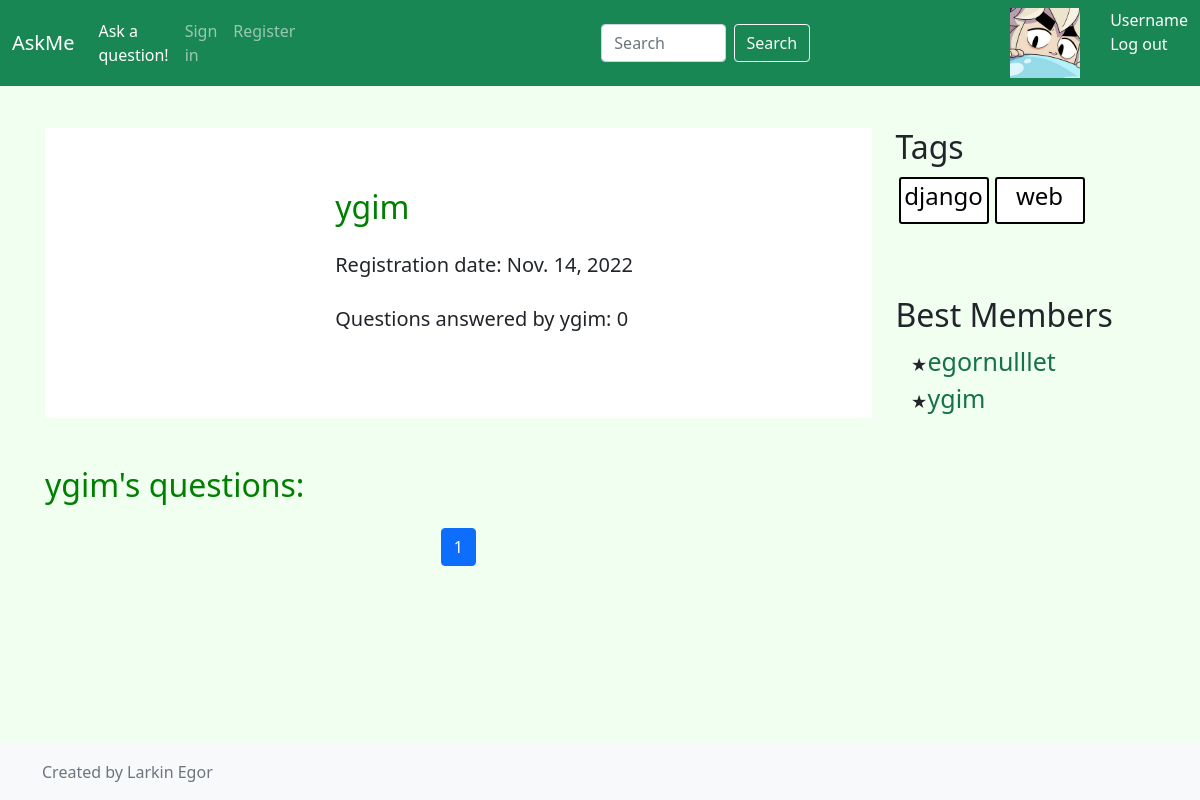
/profile/2/, run on an earlier commit of the app's database.
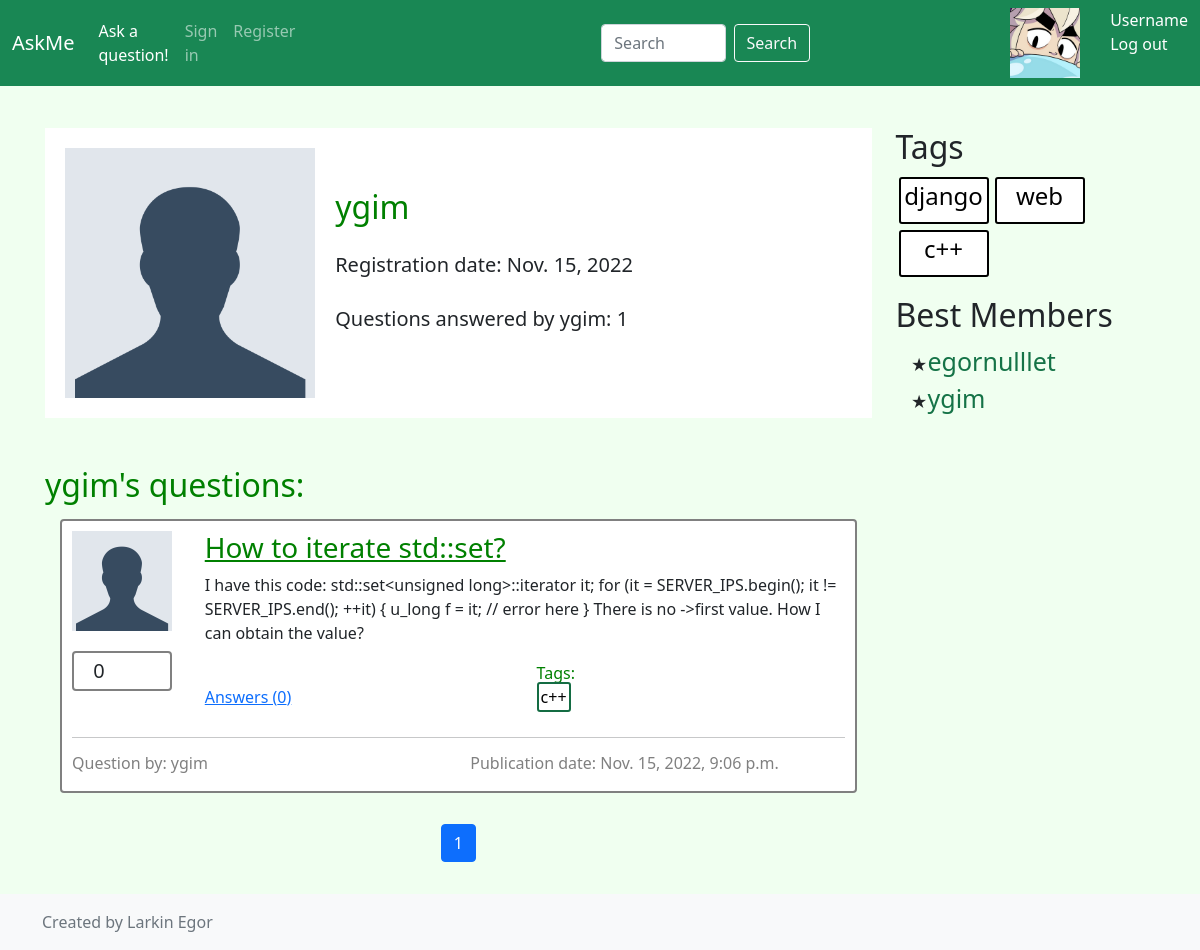
And on a later commit of the database.
### app/models.py (models this page shows, shortened)
class Profile(models.Model):
    objects = ProfileManager()
    user = models.OneToOneField(User, null=True, related_name='profile_related', on_delete=models.CASCADE)
    avatar = models.ImageField(null=True, blank=True, upload_to='profiles/avatars/')
    reg_date = models.DateField(auto_now=True)
    def get_username(self):
        return self.user.username
    def answers(self):
        return Answer.objects.filter(author_id=self.id).count()

class Tag(models.Model):
    objects = TagManager()
    title = models.CharField(max_length=30)

class Question(models.Model):
    objects = QuestionManager()
    author = models.ForeignKey(Profile, null=False, on_delete=models.CASCADE)
    tags = models.ManyToManyField(Tag, blank=True, related_name='questions')
    date = models.DateTimeField(auto_now=True)
    title = models.CharField(max_length=30)
    text = models.TextField()
    def get_author(self):
        return self.author
    def get_username(self):
        return self.author.user.username
    def get_like_count(self):
        return LikeQ.objects.filter(question_id=self.id).count()
    def get_answer_count(self):
        return Answer.objects.filter(question_id=self.id).count()
    def get_tags(self):
        return self.tags.all()

### app/views.py (the view)
# urls.py: path('profile/<int:i>/', views.profile, name="profile"),
def profile(request, i: int):
    content = create_content(models.Question.objects.get_questions_for_user(i), request)
    content["user"] = models.Profile.objects.get_user_by_id(i)
    return render(request, 'profile.html', content)

### app/models.py (called while the page is built)
    def get_questions_for_user(self, user_id):
        return self.filter(author_id=user_id)

    def get_hot_tags(self):
        return self.all().annotate(count=Count('questions')).order_by('-count')[:9]

    def get_top_users(self):
        return self.all().annotate(rating=0.3 * Count('answer') + Count(
            Case(When(answer__solution=True))) + 0.1 * Count('question')).order_by('-rating')[:10]

    def get_user_by_id(self, u_id):
        return self.get(id=u_id)

### app/views.py (called while the page is built)
def pagination(objects, request):
    paginator = Paginator(objects, PAGINATION_SIZE)
    page_number = request.GET.get('page')
    page = paginator.get_page(page_number)
    return page

def create_content_right():
    content = {
               "tags": models.Tag.objects.get_hot_tags(),
               "users": models.Profile.objects.get_top_users()
               }
    return content

def create_content(objects, request):
    page = pagination(objects, request)
    content = create_content_right()
    content["content"] = page
    return content

### templates/profile.html
{% extends 'inc/base.html' %}
{% load static %}
{% block content %}
    <div class="container profile_info mt-5">
        <div class="row">
            <div class="col-4 ">
                <div class="profile_avatar">
                    {% if user.avatar %}
                        <img src="{{ user.avatar.url }}" alt="">
                    {% else %}
                        <img src="{% static 'img/default.png' %}" alt="">
                    {% endif %}
                </div>
            </div>
            <div class="col-8 user_info">
                <div class="profile_nickname">
                    <h2 class="header-green">{{ user.user.username  }}</h2>
                </div>
                <div class="reg_date mt-4">
                    <span> Registration date: {{ user.reg_date }}</span>
                </div>
                <div class="answers_count mt-4">
                    <span>Questions answered by {{ user.user.username }}: {{ user.answers }} </span>
                </div>
            </div>
        </div>
    </div>
    <div class="mt-5">
        <h2 class="header-green"> {{ user.user.username  }}'s questions: </h2>
    </div>
    {% for question in content %}
        {% include 'inc/single_question.html' %}
    {% endfor %}
    {% include 'inc/paginator.html' %}
{% endblock content %}

### templates/inc/base.html (shortened to what this page needs)
{% load static %}
<!DOCTYPE html>
<html lang="en" class="h-100">
<head>
    <link rel="stylesheet" href="{% static 'css/bootstrap.min.css' %}">
    <link rel="stylesheet" type="text/css" href="{% static 'css/main.css' %}">
</head>
<body class="d-flex flex-column h-100">
<header>
    <nav class="navbar navbar-expand-md navbar-dark fixed-top bg-success ">
        <div class="container-fluid">
            <a class="navbar-brand" href="{% url "index" %}">AskMe</a>
            <div class="collapse navbar-collapse" id="navbarCollapse">
                <ul class="navbar-nav me-5 mb-2 mb-md-0">
                    <li class="nav-item">
                        <a class="nav-link active" aria-current="page" href="{% url "askform" %}">Ask a question!</a>
                    </li>
                    <li class="nav-item">
                        <a class="nav-link" href="{% url "login_page" %}">Sign in</a>
                    </li>
                    <li class="nav-item">
                        <a href="{% url "register" %}" class="nav-link">Register</a>
                    </li>
                </ul>
                <form class="d-flex" style="margin-left: 250px;">
                    <input class="form-control me-2" type="search" placeholder="Search" aria-label="Search">
                    <button class="btn btn-outline-light" type="submit">Search</button>
                </form>
                <div class="authorized">
                    <div class="avatar-auth">
                        <img src="{% static '/img/avatar-2.png' %}" alt="">
                    </div>
                    <div class="username">
                        <div class="">
                            <a href="{% url "profile" 1 %}"> Username </a>
                        </div>
                         <a href="{% url "login_page"  %}"> Log out </a>
                    </div>
                </div>
            </div>
        </div>
    </nav>
</header>
<main class="flex-shrink-0">
    <div class="container">
        <div class="row">
            <div class="col-9">
                {% block content %}
                {% endblock content %}
            </div>
            <div class="col-3">
                {% block tags %}
                    {% include 'inc/best_tags_members.html' %}
                {% endblock tags %}
            </div>
        </div>
    </div>
</main>
<footer class="footer mt-auto py-3 bg-light">
    <div class="container">
        <span class="text-muted">Created by Larkin Egor</span>
    </div>
</footer>
</body>
</html>

### templates/inc/single_question.html (shortened to what this page needs)
{% load static %}
<div class="question">
    <div class="row">
        <div class="col-2">
            <div class="avatar">
               {% if question.get_author.avatar %}
                    <img src="{{ question.get_author.avatar.url }}" alt="">
                {% else %}
                    <img src="{% static 'img/default.png' %}" alt="">
                {% endif %}
            </div>
            <div class="counter">
                <span>{{ question.get_like_count }}</span>
            </div>
        </div>
        <div class="col-10">
            <h3><a class="header-green" href="{% url "single_q" question.id %}">{{ question.title }}</a></h3>
            <p class="question_text">{{ question.text }}</p>
            <div class="row align-items-end question-meta">
                <div class="col mb-5">
                    <a href="{% url "single_q" question.id %}#answers_list"> Answers ({{ question.get_answer_count }})</a>
                </div>
                <div class="col mb-5">
                    <span class="header-green tags_title">Tags: </span>
                    <div>
                        {% for tag in question.get_tags %}
                        <a class="tag_in_question" href="{% url "single_tag" tag.title %}">{{ tag.title }}</a>
                        {% endfor %}
                    </div>
                </div>
            </div>
        </div>
    </div>
    <hr>
    <div class="row">
        <div class="col-6 ">
            <h6><a class="name_by_question" href="{% url "profile" question.author.id%}"> Question by: {{ question.get_username }}</a></h6>
        </div>
        <div class="col-6">
            <h6 class="pub_date">Publication date: {{ question.date }}</h6>
        </div>
    </div>
</div>

### templates/inc/paginator.html (shortened to what this page needs)
{% load static %}
<footer class="mt-auto py-3">
    <nav aria-label="Page navigation example">
        <ul class="pagination justify-content-center">
            <li class="page-item active">
                <a class="page-link " href="#"> {{ content.number }}</a>
            </li>
        </ul>
    </nav>
</footer>

### templates/inc/best_tags_members.html
{% load static %}
<h2 class="mt-5"> Tags </h2>
    <div class="tagcontainer">
        {% for tag in tags %}
           {% include "inc/single_tag.html" %}
        {% endfor %}
    </div>
    <div>
        <h2 class="members"> Best Members </h2>
        <ul class="members_list">
        {% for user in users %}
            <li><a class="members_list_item" href="{% url "profile" user.id %}"> {{user.get_username}}</a></li>
        {% endfor %}
        </ul>
    </div>

### templates/inc/single_tag.html
{% load static %}
<div class="tag">
    <h4><a href ="{% url "single_tag" tag.title %}"> {{ tag.title }}</a> </h4>
</div>

### static/css/main.css (style rules this page uses)
body { background-color: #F0FFF0; }
.question { background-color: white; border: 2px solid gray; border-radius: 4px; margin: 15px; padding: 10px; }
.avatar { height: 100px; width: 100px; margin-bottom: 20px; }
.avatar img { max-width: 100%; height: 100%; width: 100%; object-fit: cover; }
.counter { width: 100px; padding: 5px; border: solid gray 2px; border-radius: 4px; height: 40px; transition: 0.25s; }
.counter span { font-size: 20px; margin-left: 10px; position: relative; top: -10%; }
.question_text { max-height: 190px; min-height: 10px; overflow: hidden; }
.tag_in_question { padding: 2px; margin-right: 3px; margin-bottom: 10px; overflow: hidden; max-width: 10px; border: #146c43 solid 2px; border-radius: 3px; text-decoration: none; color: black; transition: 0.2s; }
.name_by_question { text-decoration: none; color: gray; transition: 0.2s; }
.pub_date { color: gray; }
.question-meta { height: 60px; }
.authorized { height: 80%; margin-left: 200px; display: inline-flex; }
.authorized a { text-decoration: none; color: white; }
.avatar-auth { width: 70px; margin-right: 30px; }
.avatar-auth img { width: 100%; object-fit: cover; }
.header-green { color: green; margin-top: 40px; }
main > .container { padding: 60px 15px 0; margin-top: 20px; }
.members { margin-top:50% }
.tag { background-color: white; min-height: 45px; text-align: center; min-width: 90px; margin: 3px; padding: 3px; border: 2px solid black; border-radius: 3px; float: left; transition: 0.2s; }
.tag a { text-decoration: none; color: black; }
.profile_info { background-color: white; padding: 20px; border: gray; }
.profile_avatar { height: 250px; width: 250px; }
.profile_avatar img { width: 100%; object-fit: fill; }
.reg_date { font-size: 20px; }
.answers_count { font-size: 20px; }
.members_list li::marker { content: "\2605"; size: 10px; margin-right: 5px; }
.members_list_item { text-decoration: none; font-size: 25px; color: #157347; }

What changed in the data, as far as the page shows it:
changed Profile "ygim": reg_date "Nov. 14, 2022" → "Nov. 15, 2022"; answers "0" → "1"
added Question: get_like_count "0", title "How to iterate std::set?", text "I have this code: std::set<unsigned long>::iterator it; for (it = SERVER_IPS.begin(); it != SERVER_IPS.end(); ++it) { u_long f = it; // error here } There is no ->first value. How I can obtain the value?", get_answer_count "0", get_username "ygim", date "Nov. 15, 2022, 9:06 p.m."
added Tag: title "c++"
